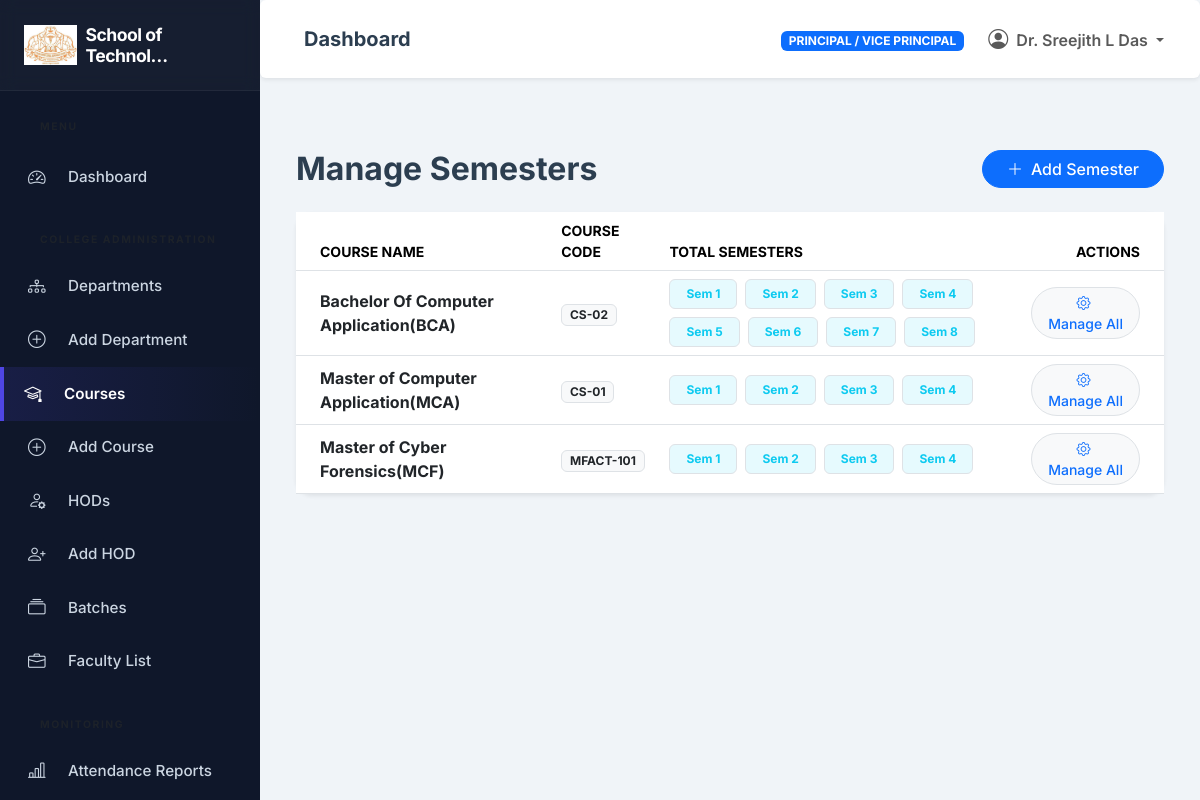
Page /courses/semesters/ (signed in) on the committed database.
### institutions/models.py (models this page shows, shortened)
class Institution(models.Model):
    institution_name = models.CharField(max_length=255)
    institution_code = models.CharField(max_length=50, unique=True)
    location = models.TextField()
    principal = models.OneToOneField(settings.AUTH_USER_MODEL, on_delete=models.SET_NULL, null=True, blank=True, related_name='principal_of', limit_choices_to={'role': 'INSTITUTION_ADMIN'})
    vice_principal = models.OneToOneField(settings.AUTH_USER_MODEL, on_delete=models.SET_NULL, null=True, blank=True, related_name='vice_principal_of', limit_choices_to={'role': 'INSTITUTION_ADMIN'})
    contact_email = models.EmailField()
    contact_phone = models.CharField(max_length=20, null=True, blank=True)
    logo = models.ImageField(upload_to='institutions/logos/', null=True, blank=True)
    established_date = models.DateField(null=True, blank=True)
    is_active = models.BooleanField(default=True)
    created_at = models.DateTimeField(auto_now_add=True)
    updated_at = models.DateTimeField(auto_now=True)
    @property
    def name(self):
        return self.institution_name

### accounts/models.py (models this page shows, shortened)
class User(AbstractUser):
    class Role(models.TextChoices):
        SUPER_ADMIN = 'SUPER_ADMIN', 'CPAS Admin'
        INSTITUTION_ADMIN = 'INSTITUTION_ADMIN', 'Principal / Vice Principal'
        HOD = 'HOD', 'HOD'
        FACULTY = 'FACULTY', 'Faculty'
        STUDENT = 'STUDENT', 'Student'
    email = models.EmailField(_('email address'), unique=True)
    role = models.CharField(max_length=20, choices=Role.choices, default=Role.STUDENT)
    phone_number = models.CharField(max_length=15, blank=True, null=True)
    profile_picture = models.ImageField(upload_to='profiles/', null=True, blank=True)
    USERNAME_FIELD = 'email'
    REQUIRED_FIELDS = []
    objects = CustomUserManager()
    @property
    def is_super_admin(self):
        return self.role == self.Role.SUPER_ADMIN or self.is_superuser
    @property
    def is_institution_admin(self):
        return self.role == self.Role.INSTITUTION_ADMIN
    @property
    def is_hod(self):
        return self.role == self.Role.HOD
    @property
    def is_faculty(self):
        return self.role == self.Role.FACULTY
    @property
    def is_student(self):
        return self.role == self.Role.STUDENT

### courses/models.py (models this page shows, shortened)
class Course(models.Model):
    institution = models.ForeignKey(Institution, on_delete=models.CASCADE, related_name='courses')
    department = models.ForeignKey(Department, on_delete=models.CASCADE, related_name='courses')
    course_name = models.CharField(max_length=255)
    course_code = models.CharField(max_length=50)
    duration_years = models.PositiveIntegerField(default=3)
    total_semesters = models.PositiveIntegerField(default=6)
    intake_capacity = models.PositiveIntegerField(default=60)
    description = models.TextField(blank=True, null=True, help_text="Detailed overview of the course.")
    eligibility = models.TextField(blank=True, null=True, help_text="Eligibility criteria for admission.")
    is_featured = models.BooleanField(default=False, help_text="Display this course on the public homepage featured section.")
    icon_class = models.CharField(max_length=50, default='bi-mortarboard', help_text="Bootstrap icon class (e.g. bi-laptop, bi-shield-lock, bi-cpu).")
    is_active = models.BooleanField(default=True)
    created_at = models.DateTimeField(auto_now_add=True)
    class Meta:
        unique_together = (('department', 'course_code'), ('institution', 'course_code'))
        ordering = ['created_at']

class Semester(models.Model):
    course = models.ForeignKey(Course, on_delete=models.CASCADE, related_name='semesters')
    semester_number = models.PositiveIntegerField()
    is_active = models.BooleanField(default=True)
    class Meta:
        unique_together = ('course', 'semester_number')

### courses/views.py (the view)
# urls.py: path('semesters/', views.SemesterListView.as_view(), name='semester_list'),
class SemesterListView(LoginRequiredMixin, HODRequiredMixin, ListView):
    model = Course
    template_name = 'courses/semester_list.html'
    context_object_name = 'courses'
    def get_queryset(self):
        qs = Course.objects.all().order_by('course_name')
        user = self.request.user
        if user.is_institution_admin:
            inst = getattr(user, 'principal_of', getattr(user, 'vice_principal_of', None))
            qs = qs.filter(institution=inst)
        elif user.is_hod:
            depts = user.managed_departments.all()
            qs = qs.filter(department__in=depts)
        return qs

### accounts/context_processors.py (called while the page is built)
def user_institution(request):
    if not request.user.is_authenticated:
        return {}
    user = request.user
    institution = None
    if user.is_super_admin:
        institution = Institution.objects.first()
    elif user.is_institution_admin:
        institution = getattr(user, 'principal_of', getattr(user, 'vice_principal_of', None))
    elif user.is_hod:
        dept = user.managed_departments.first()
        if dept:
            institution = dept.institution
    elif user.is_faculty:
        if hasattr(user, 'faculty_profile'):
            institution = user.faculty_profile.institution
    elif user.is_student:
        if hasattr(user, 'student_profile'):
            institution = user.student_profile.institution
    return {
        'current_institution': institution
    }

### courses/templates/courses/semester_list.html (shortened to what this page needs)
{% extends 'base_dashboard.html' %}
{% block dashboard_content %}
<div class="container-fluid py-4">
    <div class="d-flex justify-content-between align-items-center mb-4">
        <h2 class="fw-bold mb-0">Manage Semesters</h2>
        <a href="{% url 'courses:semester_add' %}" class="btn btn-primary rounded-pill px-4">
            <i class="bi bi-plus-lg me-2"></i>Add Semester
        </a>
    </div>
    <div class="card border-0 shadow-sm rounded-4">
        <div class="table-responsive">
            <table class="table table-hover align-middle mb-0">
                <thead class="bg-light text-uppercase small text-muted">
                    <tr>
                        <th class="ps-4">Course Name</th>
                        <th>Course Code</th>
                        <th>Total Semesters</th>
                        <th class="text-end pe-4">Actions</th>
                    </tr>
                </thead>
                <tbody>
                    {% for course in courses %}
                    <tr>
                        <td class="ps-4">
                            <div class="fw-bold text-dark">{{ course.course_name }}</div>
                        </td>
                        <td><span class="badge bg-light text-dark border">{{ course.course_code }}</span></td>
                        <td>
                            <div class="d-flex flex-wrap gap-2">
                                {% for sem in course.semesters.all %}
                                    <a href="{% url 'courses:semester_edit' sem.pk %}"
                                       class="badge {% if sem.is_active %}bg-info{% else %}bg-secondary{% endif %} bg-opacity-10 {% if sem.is_active %}text-info{% else %}text-secondary{% endif %} border text-decoration-none px-3 py-2"
                                       title="Edit Semester {{ sem.semester_number }}">
                                        Sem {{ sem.semester_number }}
                                    </a>
                                {% endfor %}
                            </div>
                        </td>
                        <td class="text-end pe-4">
                            <a href="{% url 'courses:course_semester_detail' course.pk %}" class="btn btn-sm btn-light border text-primary rounded-pill px-3">
                                <i class="bi bi-gear me-1"></i> Manage All
                            </a>
                        </td>
                    </tr>
                    {% endfor %}
                </tbody>
            </table>
        </div>
    </div>
</div>
{% endblock %}

### templates/includes/sidebar.html (shortened to what this page needs)
<nav id="sidebar">
    <div class="sidebar-header">
        <a href="{% url 'dashboard:index' %}" class="text-decoration-none">
            <h4 class="mb-0 fw-bold d-flex align-items-center text-white">
                {% if current_institution and current_institution.logo %}
                    <img src="{{ current_institution.logo.url }}" alt="{{ current_institution.name }}" class="me-2" style="max-height: 40px; width: auto; object-fit: contain;">
                {% else %}
                    <i class="bi bi-mortarboard-fill me-2 text-primary"></i>
                {% endif %}
                <span style="font-size: 1.1rem; letter-spacing: -0.5px;">
                    {% if current_institution %}
                        {{ current_institution.name|truncatechars:18 }}
                    {% else %}
                        CPAS ERP
                    {% endif %}
                </span>
            </h4>
        </a>
    </div>
    <ul class="list-unstyled components">
        <p class="text-uppercase fw-bold ms-3 mb-2 text-muted" style="font-size:0.65rem;">Menu</p>
        <li class="{% if '/dashboard/' in request.path %}active{% endif %}">
            {% if user.is_super_admin %}
                <a href="{% url 'dashboard:admin_dashboard' %}"><i class="bi bi-speedometer2 me-2"></i> Dashboard</a>
            {% elif user.is_institution_admin %}
                <a href="{% url 'dashboard:principal_dashboard' %}"><i class="bi bi-speedometer2 me-2"></i> Dashboard</a>
            {% elif user.is_hod %}
                <a href="{% url 'dashboard:hod_dashboard' %}"><i class="bi bi-speedometer2 me-2"></i> Dashboard</a>
            {% elif user.is_faculty %}
                <a href="{% url 'dashboard:faculty_dashboard' %}"><i class="bi bi-speedometer2 me-2"></i> Dashboard</a>
            {% elif user.is_student %}
                <a href="{% url 'dashboard:student_dashboard' %}"><i class="bi bi-speedometer2 me-2"></i> Dashboard</a>
            {% else %}
                <a href="{% url 'accounts:login' %}"><i class="bi bi-speedometer2 me-2"></i> Dashboard</a>
            {% endif %}
        </li>
        {% if user.is_institution_admin %}
        <p class="text-uppercase fw-bold ms-3 mt-3 mb-1 text-muted" style="font-size:0.65rem;">College Administration</p>
        <li><a href="{% url 'departments:department_list' %}"><i class="bi bi-diagram-3 me-2"></i> Departments</a></li>
        <li><a href="{% url 'departments:department_add' %}"><i class="bi bi-plus-circle me-2"></i> Add Department</a></li>
        <li><a href="{% url 'courses:course_list' %}"><i class="bi bi-mortarboard me-2"></i> Courses</a></li>
        <li><a href="{% url 'courses:course_add' %}"><i class="bi bi-plus-circle me-2"></i> Add Course</a></li>
        <li><a href="{% url 'departments:manage_hods' %}"><i class="bi bi-person-gear me-2"></i> HODs</a></li>
        <li><a href="{% url 'departments:add_hod' %}"><i class="bi bi-person-plus me-2"></i> Add HOD</a></li>
        <li><a href="{% url 'students:batch_list' %}"><i class="bi bi-collection me-2"></i> Batches</a></li>
        <li><a href="{% url 'faculty:faculty_list' %}"><i class="bi bi-briefcase me-2"></i> Faculty List</a></li>
        <p class="text-uppercase fw-bold ms-3 mt-3 mb-1 text-muted" style="font-size:0.65rem;">Monitoring</p>
        <li><a href="{% url 'attendance:attendance_report' %}"><i class="bi bi-bar-chart-line me-2"></i> Attendance Reports</a></li>
        {% endif %}
    </ul>
</nav>

### templates/includes/navbar.html (shortened to what this page needs)
<nav class="navbar navbar-expand-lg navbar-light bg-white rounded shadow-sm mb-4 p-3">
    <div class="container-fluid">
        <h5 class="mb-0 ms-3 fw-bold text-gray-800 d-none d-md-block">
            {% block page_title %}Dashboard{% endblock %}
        </h5>
        <div class="collapse navbar-collapse d-flex justify-content-end" id="navbarSupportedContent">
            <ul class="nav navbar-nav ml-auto align-items-center">
                <li class="nav-item me-3">
                    <span class="badge bg-primary text-uppercase px-2 py-1">{{ user.get_role_display }}</span>
                </li>
                <li class="nav-item dropdown">
                    <a class="nav-link dropdown-toggle fw-semibold" href="#" id="navbarDropdown" role="button" data-bs-toggle="dropdown">
                        <i class="bi bi-person-circle fs-5 me-1"></i> {{ user.get_full_name|default:user.email }}
                    </a>
                </li>
            </ul>
        </div>
    </div>
</nav>

### static/css/style.css (style rules this page uses)
:root { --primary-color: #0b3d91; --secondary-color: #f1c40f; --accent-color: #c0392b; --text-dark: #2c3e50; --text-light: #ecf0f1; --bg-light: #f0f4f8; --sidebar-bg: #0f172a; --sidebar-hover: #1e293b; --sidebar-active: #4f46e5; }
*, *::before, *::after { box-sizing: border-box; }
body { font-family: 'Inter', sans-serif; color: var(--text-dark); background-color: var(--bg-light); overflow-x: hidden; margin: 0; scroll-behavior: smooth; }
a { text-decoration: none; transition: all 0.2s ease; }
#sidebar { min-width: 260px; max-width: 260px; background: var(--sidebar-bg); color: #e2e8f0; transition: all 0.3s cubic-bezier(0.4, 0, 0.2, 1); position: sticky; top: 0; height: 100vh; overflow-y: auto; overflow-x: hidden; z-index: 1040; scrollbar-width: thin; scrollbar-color: #334155 transparent; }
#sidebar .sidebar-header { padding: 1.5rem; background: rgba(255,255,255,0.03); border-bottom: 1px solid rgba(255,255,255,0.05); position: sticky; top: 0; z-index: 10; backdrop-filter: blur(8px); }
#sidebar ul.components { padding: 1rem 0; list-style: none; margin: 0; }
#sidebar ul p { color: #94a3b8; padding: 0.75rem 1.5rem 0.5rem; font-size: 0.7rem; font-weight: 800; text-transform: uppercase; letter-spacing: 0.15em; margin-bottom: 0; }
#sidebar ul li a { padding: 0.85rem 1.5rem; font-size: 0.95rem; display: flex; align-items: center; color: #cbd5e1; transition: all 0.25s ease; border-left: 4px solid transparent; font-weight: 500; }
#sidebar ul li.active > a { color: #fff; background: linear-gradient(90deg, rgba(79,70,229,0.15) 0%, transparent 100%); border-left-color: var(--sidebar-active); font-weight: 600; box-shadow: inset 4px 0 0 0 var(--sidebar-active); border-left: none; }
#sidebar ul li a i { font-size: 1.1rem; min-width: 2rem; transition: transform 0.2s ease; }
.btn { transition: all 0.3s cubic-bezier(0.4, 0, 0.2, 1); font-weight: 500; }
.card { transition: all 0.3s ease; border: 1px solid rgba(0,0,0,0.05); }

### rows in the picture
Institution: logo (picture), name "School of Technol…"
User: role "PRINCIPAL / VICE PRINCIPAL", get_full_name "Dr. Sreejith L Das"
Course: course_name "Bachelor Of Computer Application(BCA)", course_code "CS-02"
Semester: semester_number "1"
Semester: semester_number "2"
Semester: semester_number "3"
Semester: semester_number "4"
Semester: semester_number "5"
Semester: semester_number "6"
Semester: semester_number "7"
Semester: semester_number "8"
Course: course_name "Master of Computer Application(MCA)", course_code "CS-01"
Semester: semester_number "1"
Semester: semester_number "2"
Semester: semester_number "3"
Semester: semester_number "4"
Course: course_name "Master of Cyber Forensics(MCF)", course_code "MFACT-101"
Semester: semester_number "1"
Semester: semester_number "2"
Semester: semester_number "3"
Semester: semester_number "4"
